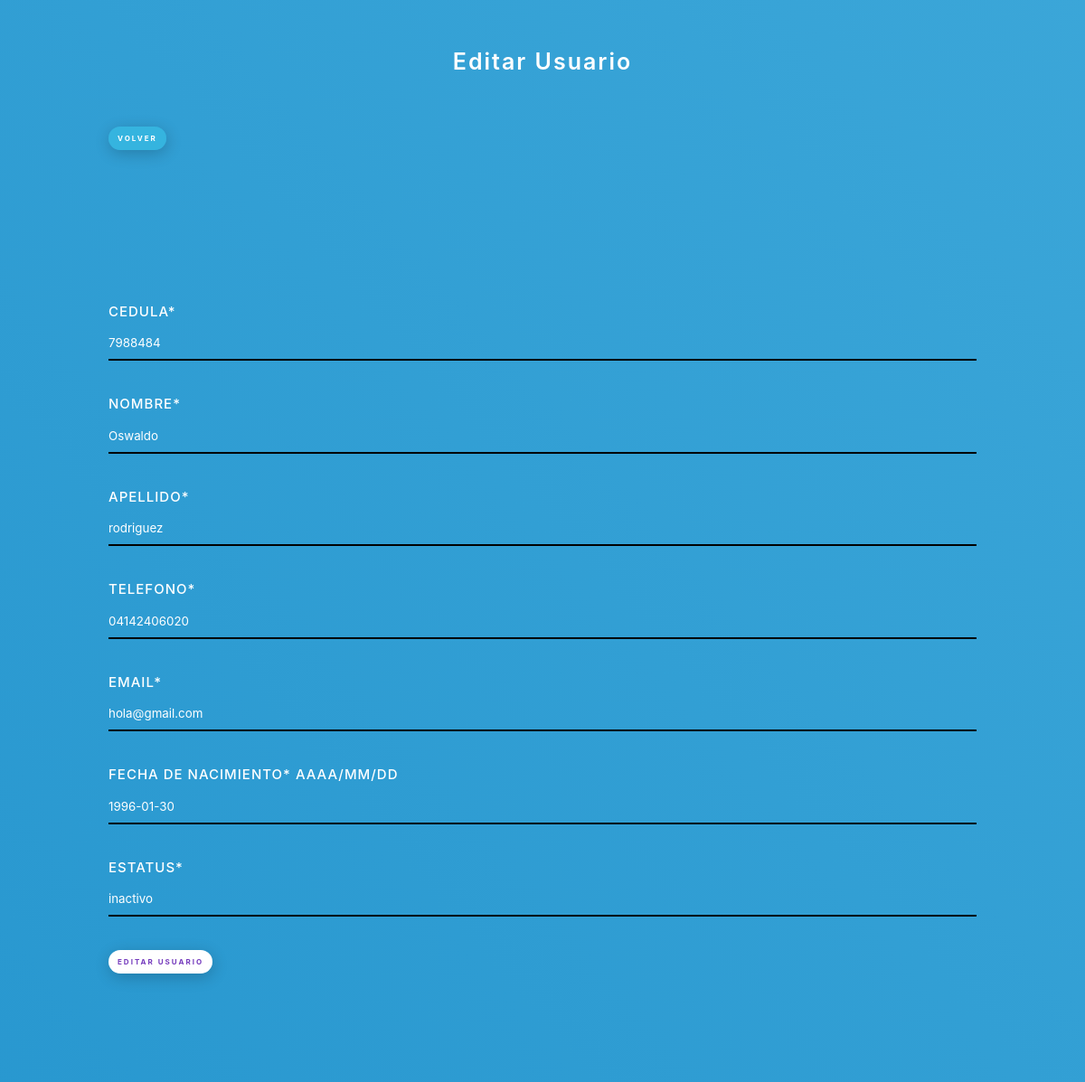
The page /editar.php?id=2 on the database its author committed.
### tables this page shows
CREATE TABLE `usuario` (
  `id` int(11) NOT NULL,
  `cedula` varchar(8) NOT NULL,
  `nombre` varchar(250) NOT NULL,
  `apellido` varchar(250) NOT NULL,
  `telefono` varchar(11) NOT NULL,
  `email` varchar(100) NOT NULL,
  `fecha_nac` date NOT NULL,
  `estatus` varchar(10) NOT NULL
);

### editar.php (the view, shortened to what this page needs)
<!DOCTYPE html>
<html lang="en">
<head>
	<link rel="stylesheet" href="https://cdnjs.cloudflare.com/ajax/libs/font-awesome/4.7.0/css/font-awesome.min.css">
	<link rel="stylesheet" href="https://cdnjs.cloudflare.com/ajax/libs/bulma/0.4.3/css/bulma.min.css">
	<link rel="stylesheet" href="css/style.css">
</head>
<body>
<div class="degradado"></div>
<div class="contenedor-title">
	<h1>Editar Usuario</h1>
</div>
<div class="agregar">
	<a href="index.php" class="editar">volver</a>
</div>
<div class="contenedor-formulario-usuario">
<?php
    $id=$_GET['id'];
    include 'conexion1.php';
    $res = $mysqli->query("SELECT * FROM usuario where id='$id'");
    while ($f = $res->fetch_object()) {
    ?>
    <form name="usuario" method="post" action="editar-usuario.php" >
    <label for="">Cedula*</label>
    <input type="text" class="inputtexto" name="cedula" value="<?php echo $f->cedula;?>" required>
    <label for="">Nombre*</label>
    <input type="text" class="inputtexto" name="nombre" value="<?php echo $f->nombre;?>" required>
    <label for="">Apellido*</label>
    <input type="text" class="inputtexto" name="apellido" value="<?php echo $f->apellido;?>" required>
    <label for="">telefono*</label>
    <input type="text" class="inputtexto" name="telefono" value="<?php echo $f->telefono;?>" required>
    <label for="">Email*</label>
    <input type="email" class="inputtexto" name="correo" value="<?php echo $f->email;?>" required>
    <label for="">Fecha de nacimiento* aaaa/mm/dd</label>
    <input type="text" class="inputtexto" name="fecha" value="<?php echo $f->fecha_nac;?>" required>
    <label for="">Estatus*</label>
    <input type="text" class="inputtexto" name="estatus" value="<?php echo $f->estatus;?>" required>
 	<input type="submit" name="cargar" value="Editar usuario" class="registro">
</form>
    <?php
    }
    ?>
</div>
</body>
</html>

### css/style.css (style rules this page uses)
*, html, body { padding: 0; margin:0; color: white; }
body { overflow: hidden; }
.contenedor-title { width: 100%; text-align: center; padding: 50px; }
.contenedor-title h1 { font-size: 25px; font-weight: 600; letter-spacing: 2px; }
.contenedor-formulario-usuario { position: relative; color: #fff; padding: 120px; }
.contenedor-formulario-usuario label { font-size: 15px; text-transform: uppercase; letter-spacing: 1px; font-weight: 500; width: 500px; position: relative; }
.contenedor-formulario-usuario input[type=text], .contenedor-formulario-usuario input[type=email],.contenedor-formulario-usuario input[type=number] { width: 100%; height: 38px; color: #fff; border-radius: 0; background: transparent; border-bottom: 2px solid #000; border-top: 0; border-right: 0; border-left: 0; margin-bottom: 35px; margin-top: 5px; }
.registro { background: #fff; border-radius: 2vh; padding: 8px 10px; font-size: 8px; color: #753bbd; font-weight: 700; text-transform: uppercase; letter-spacing: 2px; position: relative; -webkit-box-shadow: 1px 4px 17px rgba(0,0,0,.2); box-shadow: 1px 4px 17px rgba(0,0,0,.2); border-style: none; cursor: pointer; }
.editar { background: #35b4df; border-radius: 2vh; padding: 8px 10px; font-size: 8px; color: white; font-weight: 700; text-transform: uppercase; letter-spacing: 2px; position: relative; -webkit-box-shadow: 1px 4px 17px rgba(0,0,0,.2); box-shadow: 1px 4px 17px rgba(0,0,0,.2); border-style: none; cursor: pointer; }
.agregar { width: 80%; position: relative; margin: 0 auto; padding-bottom: 50px; }
.degradado { width: 200%; position: fixed; height: 200%; z-index: -1; background: linear-gradient(49deg, #080808, #0b81c2, #6cccef, #dcdcdc); background-size: 800% 800%; -webkit-animation: factory 11s ease infinite; -moz-animation: factory 11s ease infinite; animation: factory 11s ease infinite; }

### rows shown on the page
usuario: cedula "7988484", nombre "Oswaldo", apellido "rodriguez", telefono "04142406020", correo "hola@gmail.com", fecha "1996-01-30", estatus "inactivo"
